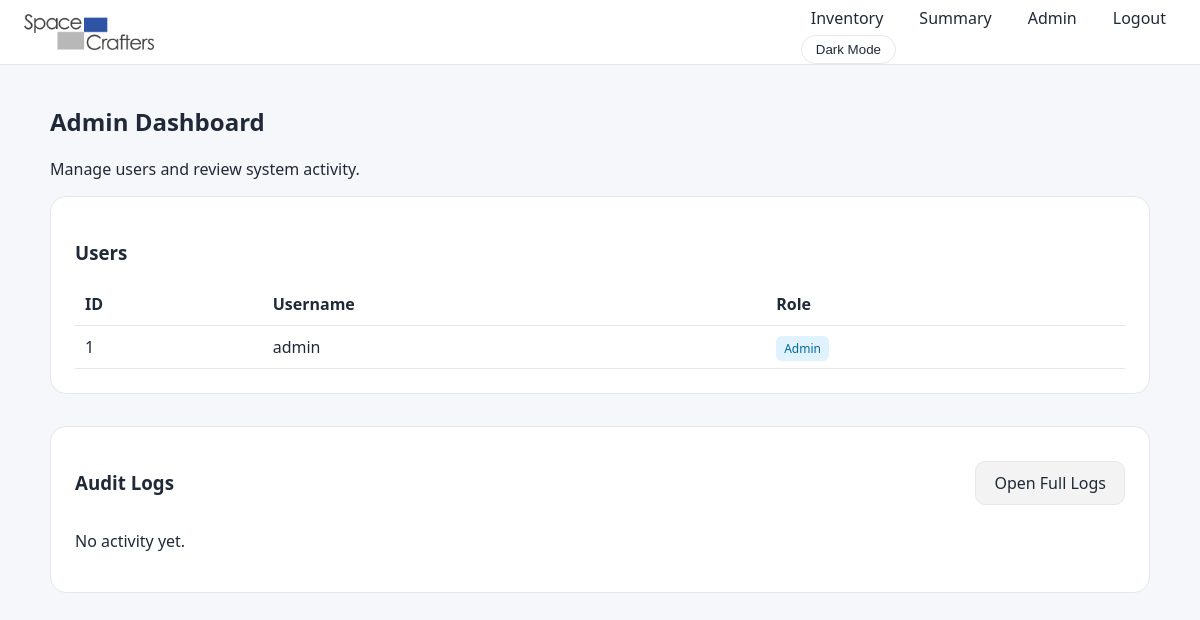
The page /admin (signed in) on the database its author committed.
### models.py (models this page shows)
class User(db.Model, UserMixin):
    __tablename__ = "users"
    id = db.Column(db.Integer, primary_key=True)
    username = db.Column(db.String(150), unique=True, nullable=False)
    password = db.Column(db.String(200), nullable=False)
    is_admin = db.Column(db.Boolean, default=False)
    audit_logs = db.relationship(
        "AuditLog",
        back_populates="actor",
        cascade="all, delete-orphan",
    )
    @property
    def is_active(self):
        return True

### app.py (the view)
@app.route("/admin")
@login_required
@admin_required
def admin():
    log_audit("view_admin")
    return render_template("admin.html", users=User.query.all())

### app.py (called while the page is built)
@login_manager.user_loader
def load_user(user_id):
    return db.session.get(User, int(user_id))

def admin_required(view):
    @wraps(view)
    def wrapped(*args, **kwargs):
        if not current_user.is_authenticated or not current_user.is_admin:
            abort(403)
        return view(*args, **kwargs)
    return wrapped

def log_audit(action, target=None, details=None):
    db.session.add(
        AuditLog(
            actor_id=current_user.id if current_user.is_authenticated else None,
            action=action,
            target=target,
            details=details
        )
    )
    db.session.commit()

### templates/admin.html
{% extends "base.html" %}
{% block content %}
<div class="page-container">
  <h2>Admin Dashboard</h2>
  <p class="muted">Manage users and review system activity.</p>
  <div class="card">
    <h3>Users</h3>
    <table class="summary-table">
      <thead>
        <tr>
          <th>ID</th>
          <th>Username</th>
          <th>Role</th>
        </tr>
      </thead>
      <tbody>
        {% for user in users %}
        <tr>
          <td>{{ user.id }}</td>
          <td>{{ user.username }}</td>
          <td>
            {% if user.is_admin %}
              <span class="badge-log">Admin</span>
            {% else %}
              <span class="badge-muted">User</span>
            {% endif %}
          </td>
        </tr>
        {% endfor %}
      </tbody>
    </table>
  </div>
  <div class="card">
    <div style="display:flex; justify-content:space-between; align-items:center;">
      <h3>Audit Logs</h3>
      <a href="{{ url_for('view_audit_logs') }}" class="secondary-btn">Open Full Logs</a>
    </div>
    {% if logs %}
    <table class="summary-table">
      <thead>
        <tr>
          <th>Time</th>
          <th>User</th>
          <th>Action</th>
          <th>Target</th>
          <th>Details</th>
        </tr>
      </thead>
      <tbody>
        {% for log in logs[:10] %}
        <tr>
          <td>{{ log.timestamp.strftime("%Y-%m-%d %H:%M") if log.timestamp else "" }}</td>
          <td>{{ log.actor.username if log.actor else "System" }}</td>
          <td>{{ log.action }}</td>
          <td>{{ log.target or "" }}</td>
          <td>{{ log.details or "" }}</td>
        </tr>
        {% endfor %}
      </tbody>
    </table>
    {% else %}
      <p class="muted">No activity yet.</p>
    {% endif %}
  </div>
</div>
{% endblock %}

### static/style.css (style rules this page uses)
:root { --blue: #2563eb; --blue-hover: #1d4ed8; --bg: #f5f7fb; --card: #ffffff; --border: #e5e7eb; --text: #1f2937; --muted: #6b7280; }
body { margin: 0; font-family: system-ui, -apple-system, sans-serif; background: var(--bg); color: var(--text); }
.card { background: var(--card); border: 1px solid var(--border); border-radius: 16px; padding: 24px; margin-bottom: 32px; }
.secondary-btn { background: #f3f3f3; border: 1px solid var(--border); padding: 10px 18px; border-radius: 10px; cursor: pointer; text-decoration: none; color: var(--text); }
.summary-table { width: 100%; border-collapse: collapse; }
.summary-table th, .summary-table td { padding: 10px; border-bottom: 1px solid var(--border); text-align: left; }
.badge-log { background: #e0f2fe; color: #0369a1; padding: 4px 8px; border-radius: 6px; font-size: 12px; }

### rows shown on the page
User: id "1", username "admin", is_admin "Admin"
